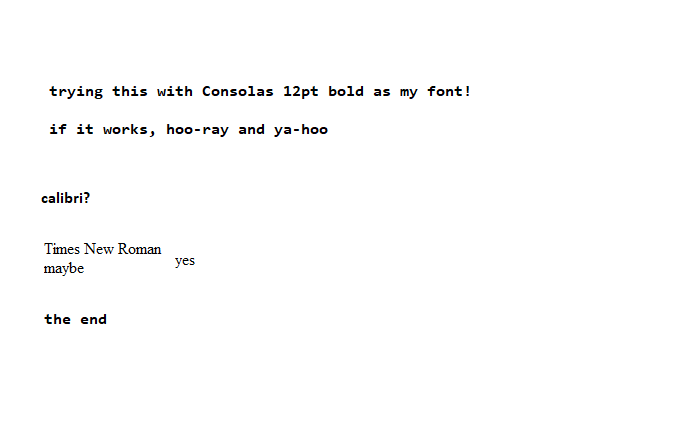
#> input picture test.png, 679 x 431 px
$ python rotation_spacing.py
#> lines starting #> are read from the running program, lines starting #| are printed output that depends on the picture
# -*- coding: utf-8 -*-
"""
Automatically detect rotation and line spacing of an image of text using
Radon transform
If image is rotated by the inverse of the output, the lines will be
horizontal (though they may be upside-down depending on the original image)
It doesn't work with black borders

ALSO!
lots of modifications by Bri!
retain original image for rotation through scipy.ndimage.rotate
matplotlib.mlab.rms_flat is deprecated as of version 2.2
parabolic module is from 2015 so we'll drop that too
need to test on color images!
"""
from __future__ import division, print_function
from skimage.transform import radon
from PIL import Image
import numpy as np
from numpy.fft import rfft
import matplotlib.pyplot as plt
from scipy.ndimage import rotate


def rms_flat(a):
    """
    Return the root mean square of all the elements of *a*, flattened out.
    Copied the deprecated version from matplotlib version 2.2.4.
    """
    return np.sqrt(np.mean(np.abs(a) ** 2))


detailed = False
#filename = 'skew-linedetection.png'
from random import randint
filename = 'test.png'
set_rotation = randint(-45,45)
print("Rotating \"%s\" by %d degrees!"%(filename,set_rotation))


# Load file, converting to grayscale
I = np.asarray(Image.open(filename).convert('L'))
I = rotate(I,set_rotation)
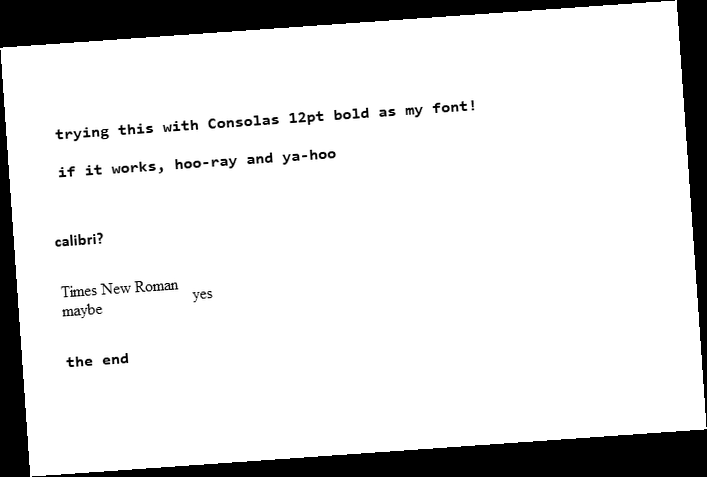
#> I: shape (477, 707); min 0, max 255, mean 218.1
I_orig = I.copy()
I = I - np.mean(I)  # Demean; make the brightness extend above and below zero
#print(type(I),I.shape)

if detailed:
    plt.subplot(2, 3, 1)
    plt.imshow(I_orig)
    plt.subplot(2,3,2)
    plt.imshow(I)
else:
    plt.subplot(1, 2, 1)
    plt.imshow(I_orig)


# Do the radon transform and display the result

# C:\Users\bcorn\Anaconda3\lib\site-packages\skimage\transform\radon_transform.py:87: VisibleDeprecationWarning: Creating an ndarray from ragged nested sequences (which is a list-or-tuple of lists-or-tuples-or ndarrays with different lengths or shapes) is deprecated. If you meant to do this, you must specify 'dtype=object' when creating the ndarray
#  coords = np.array(np.ogrid[:image.shape[0], :image.shape[1]])
# C:\Users\bcorn\Anaconda3\lib\site-packages\skimage\transform\radon_transform.py:91: UserWarning: Radon transform: image must be zero outside the reconstruction circle
#  warn('Radon transform: image must be zero outside the '


sinogram = radon(I)
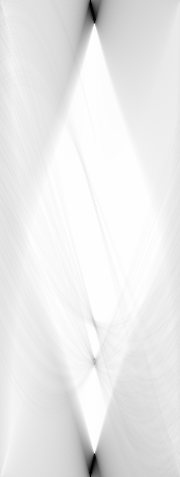
#> sinogram: shape (477, 180) float64; min -104018.7, max 17616.3, mean 7748.4; drawn with min black and max white

if detailed:
    plt.subplot(2, 3, 4)
    plt.imshow(sinogram.T, aspect='auto')
#plt.gray()

# Find the RMS value of each row and find "busiest" rotation,
# where the transform is lined up perfectly with the alternating dark
# text and white lines
r = np.array([rms_flat(line) for line in sinogram.transpose()])
#> r = 180 values, max 31076.4 at index 93, min 4894.2 at index 0, mean 11853.4
rotation = np.argmax(r)
#> rotation = 93


# Plot the busy row
row = sinogram[:, rotation]
#> row = 477 values, max 17616.3 at index 232, min -101564.3 at index 17, mean 5935.7
N = len(row)
#> N = 477
if detailed:
    plt.axhline(rotation, color='r')
    plt.subplot(2, 3, 5)
    plt.plot(row)

# Take spectrum of busy row and find line spacing
window = np.blackman(N)
#> window = 477 values, max 1 at index 238, min -1.39e-17 at index 0, mean 0.419
spectrum = rfft(row * window)

frequency = np.argmax(abs(spectrum))
#> frequency = 0
line_spacing = N / frequency  # pixels
#> line_spacing = inf

if detailed:
    plt.plot(row * window)
    plt.subplot(2, 3, 6)
    plt.plot(abs(spectrum))
    plt.axvline(frequency, color='r')
    plt.yscale('log')
#plt.show()

    plt.subplot(2, 3, 3)
else:
    plt.subplot(1,2,2)

rotation = 90-rotation
#> rotation = -3
print('Rotation: {:.2f} degrees'.format(rotation))
#| Rotation: -3.00 degrees
print('Line spacing: {:.2f} pixels'.format(line_spacing))
#| Line spacing: inf pixels

diff = set_rotation+rotation
#> diff = 1
print("Old:  %4d\nNew:  %4d\nDiff: %4d"%(set_rotation,rotation,diff))
#| Old:     4
#| New:    -3
#| Diff:    1
if diff==0:
    print("Image was perfectly rotated back into position!")
else:
    print("oop, this didn't work right")
plt.imshow(rotate(I_orig,rotation))
plt.show()
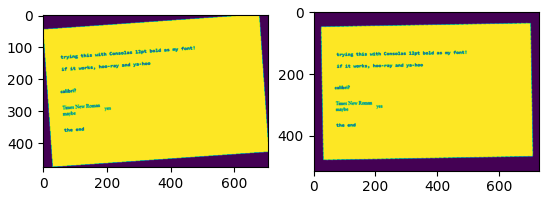
#> figure drawn by matplotlib, 2 panels
